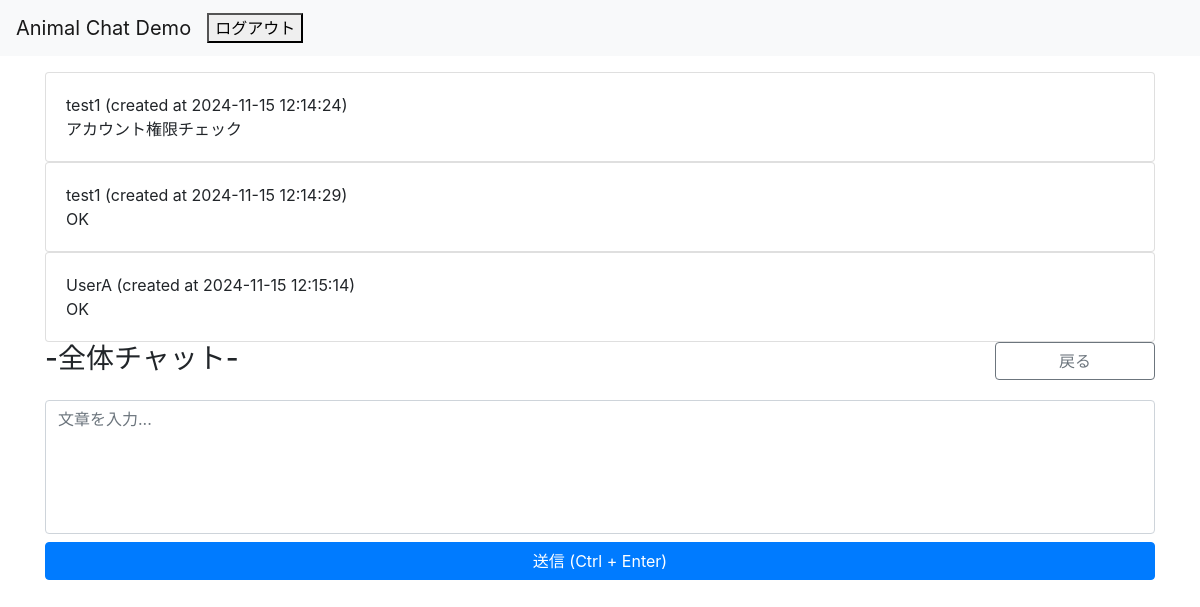
/chat/enter/room/8 (signed in), run on an earlier commit of the app's database.
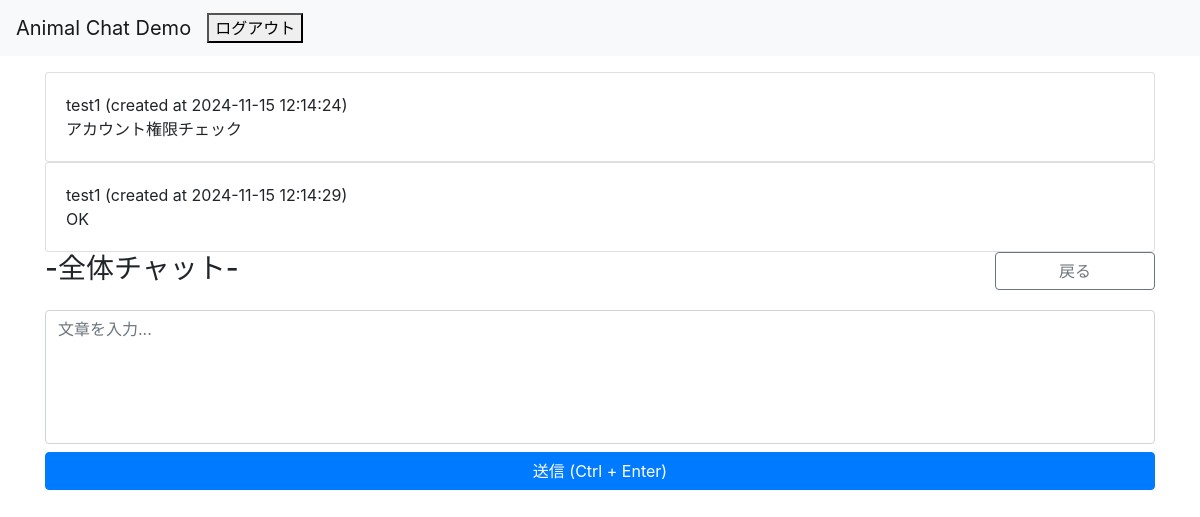
And on a later commit of the database.
### chat/models.py (models this page shows, shortened)
class Message(models.Model):
    room = models.ForeignKey(Room, on_delete=models.CASCADE, related_name='messages')
    owner = models.ForeignKey(User, on_delete=models.CASCADE, related_name='messages')
    content = models.TextField(gettext_lazy('Content'))
    created_at = models.DateTimeField(gettext_lazy('Created time'), default=timezone.now)
    objects = MessageManager()

### accounts/models.py (models this page shows)
class User(AbstractBaseUser, PermissionsMixin):
    screen_name = models.CharField(
        gettext_lazy('アカウント名'),
        max_length=128,
        default='',
        blank=True,
        help_text=gettext_lazy('128文字以内で入力してください'),
    )
    email = models.EmailField(gettext_lazy('メールアドレス'), unique=True)
    is_staff = models.BooleanField(
        gettext_lazy('staff status'),
        default=False,
        help_text=gettext_lazy('Designates whether the user can log into this admin site.'),
    )
    is_active = models.BooleanField(
        gettext_lazy('active'),
        default=True,
        help_text=gettext_lazy(
            'Designates whether this user should be treated as active. Unselect this instead of deleting accounts.'
        ),
    )
    date_joined = models.DateTimeField(gettext_lazy('date joined'), default=timezone.now)
    objects = CustomUserManager()
    points = models.IntegerField(
        default=0,
        blank=True,
        null=True,
    )
    USERNAME_FIELD = 'email'
    REQUIRED_FIELDS = []
    class Meta:
        verbose_name = gettext_lazy('user')
        verbose_name_plural = gettext_lazy('users')
    def __str__(self):
        return self.__unicode__()
    def __unicode__(self):
        return self.screen_name or self.email

### chat/views.py (the view)
# urls.py: path('enter/room/<int:pk>', views.EnterRoom.as_view(), name='enter_room'),
class EnterRoom(LoginRequiredMixin, OnlyAssignedUserMixin, DetailView):
    model = models.Room
    template_name = 'chat/chat_room.html'
    context_object_name = 'room'

### chat/models.py (called while the page is built)
    def __str__(self):
        return self.__unicode__()

    def __unicode__(self):
        return self.name

    def is_assigned(self, user=None):
        try:
            _ = self.participants.all().get(pk=user.pk)
            print(self.participants.all().get(pk=user.pk))
            return True
        except User.DoesNotExist:
            print(user)
            return self.host == user
        except Exception:
            print("false")
            return False

    def ordering(self, order='created_at'):
        return self.get_queryset().order_by(order)

### chat/views.py (called while the page is built)
    def test_func(self):
        room = self.get_object()
        return room.is_assigned(self.request.user)

### templates/chat/chat_room.html (shortened to what this page needs)
{% extends 'base.html' %}
{% load humanize %}
{% block content %}
<div class="row justify-content-center mt-3">
    <div class="col-12">
        <div id="chat-log">
            {% for message in room.messages.ordering %}
            <div class="card">
                <div class="card-body">
                    <div class="row">
                        <div class="col-12">
                            <span class="card-username">{{ message.owner|stringformat:"s" }}</span>
                            <time class="card-datetime" datetime="{{ message.created_at|date:'Y-m-d' }}">(created at {{ message.created_at|date:'Y-m-d H:i:s' }})</time>
                        </div>
                    </div>
                    <div class="row">
                        <div class="col-12 card-content">
                            {{ message.content|linebreaksbr }}
                        </div>
                    </div>
                </div>
            </div>
            {% endfor %}
        </div>
    </div>
</div>
<div class="row justify-content-center">
    <div class="col-12">
        <div class="row">
            <div class="col-12 col-md-10">
                <h3 class="h3">-{{ room|stringformat:"s" }}-</h3>
            </div>
            <div class="col-12 col-md-2">
                <a href="{% url 'chat:index' %}" class="btn btn-outline-secondary btn-block">戻る</a>
            </div>
        </div>
        <div class="row mt-3">
            <div class="col-12">
                <textarea placeholder="文章を入力..." id="chat-message-input" rows="5" class="form-control" style="resize: none;"></textarea>
            </div>
        </div>
        <div class="row mt-2">
            <div class="col-12">
                <button type="submit" id="submit-chat-message" class="btn btn-primary btn-block">送信 (Ctrl + Enter)</button>
            </div>
        </div>
    </div>
</div>
{% endblock %}

What changed in the data, as far as the page shows it:
removed Message: owner "UserA", created_at "2024-11-15 12:15:14", content "OK"
